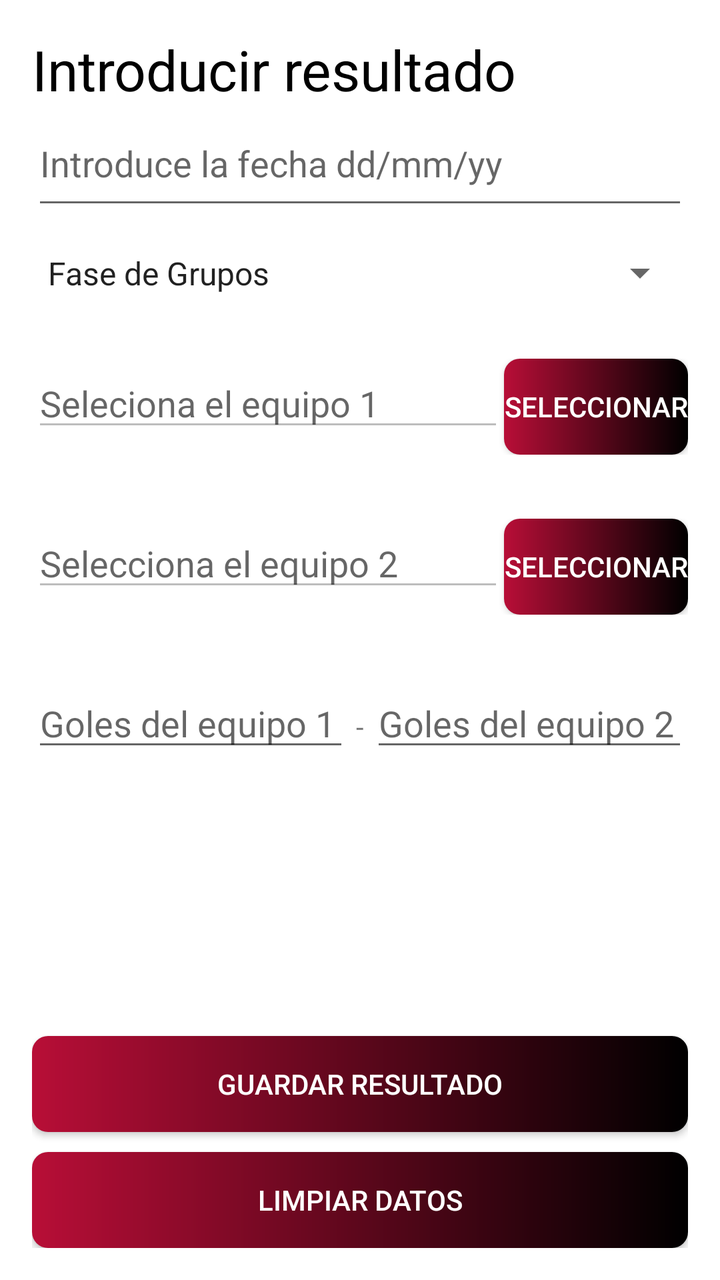
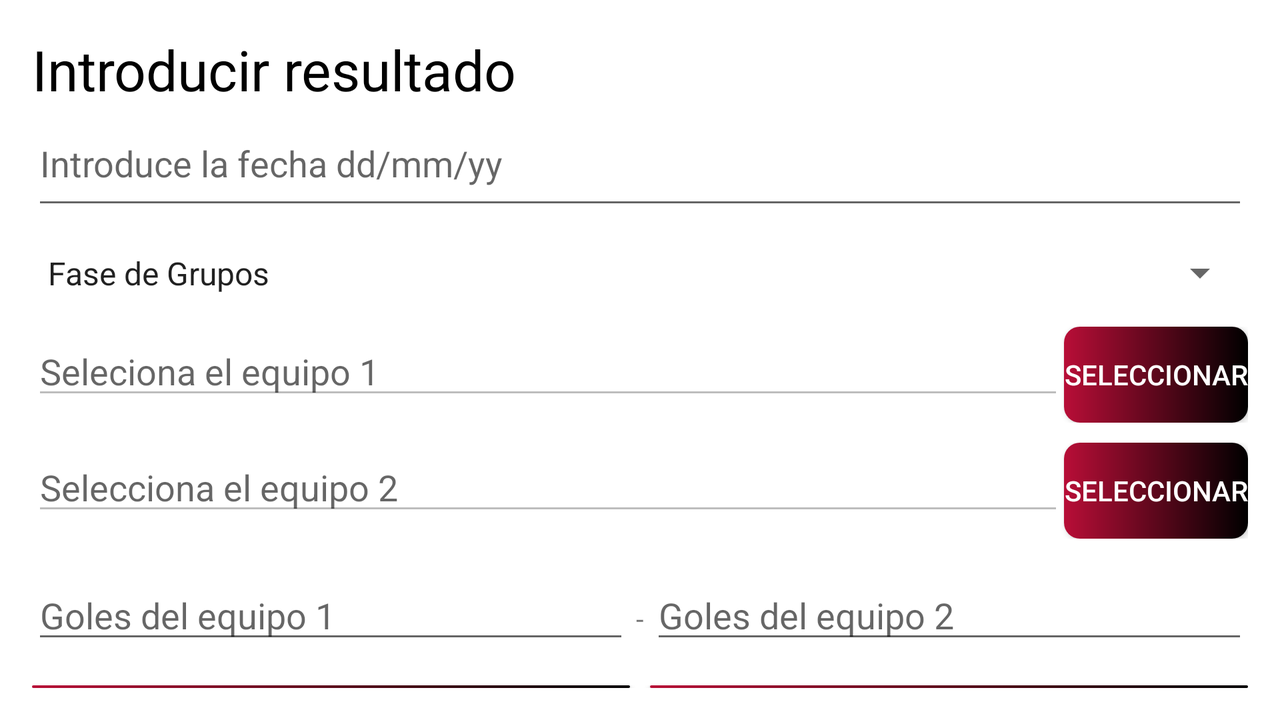

One screen, two layout resources from the same app: the default and the repository's alternative for another configuration. Each is rendered where Android would select it; the XML of both is given below.
<!-- AndroidManifest.xml: application theme Theme.EvaluacionT1_DFL -->
<!-- res/layout/activity_registro_resultado.xml -->
<?xml version="1.0" encoding="utf-8"?>
<RelativeLayout xmlns:android="http://schemas.android.com/apk/res/android"
    xmlns:app="http://schemas.android.com/apk/res-auto"
    xmlns:tools="http://schemas.android.com/tools"
    android:layout_width="match_parent"
    android:layout_height="match_parent"
    android:padding="@dimen/margen"
    tools:context=".RegistroResultado">


    <TextView
        android:id="@+id/titulo"
        android:layout_width="match_parent"
        android:layout_height="wrap_content"
        android:text="@string/introducir"
        android:textColor="@color/black"
        android:textSize="@dimen/txt_view" />

    <EditText
        android:id="@+id/fecha"
        android:layout_width="match_parent"
        android:layout_height="wrap_content"
        android:hint="@string/hint_fecha"
        android:paddingVertical="@dimen/margen"
        android:layout_below="@+id/titulo"
        android:inputType="datetime"/>

    <Spinner
        android:id="@+id/fase1"
        android:layout_width="match_parent"
        android:layout_height="wrap_content"
        android:entries="@array/fases"
        android:paddingVertical="@dimen/margen"
        android:layout_below="@+id/fecha"/>

    <LinearLayout
        android:id="@+id/liner1"
        android:layout_width="match_parent"
        android:layout_height="wrap_content"
        android:layout_below="@id/fase1"
        android:paddingVertical="@dimen/margen"
        >

        <EditText
            android:id="@+id/primerEquipo"
            android:layout_width="0dp"
            android:layout_height="wrap_content"
            android:layout_weight="1"
            android:hint="@string/hint_equipo1"
            android:enabled="false"
            />

        <androidx.appcompat.widget.AppCompatButton
            android:id="@+id/btnSeleccionar1"
            android:layout_width="wrap_content"
            android:layout_height="wrap_content"
            android:text="@string/btn_Seleccionar"
            android:textColor="@color/white"
            android:background="@drawable/bg"

            />

    </LinearLayout>


    <LinearLayout
        android:id="@+id/liner2"
        android:layout_width="match_parent"
        android:layout_height="wrap_content"
        android:layout_below="@id/liner1"
        android:paddingVertical="@dimen/margen"
        >

        <EditText
            android:id="@+id/segundoEquipo"
            android:layout_width="0dp"
            android:layout_height="wrap_content"
            android:layout_weight="1"
            android:hint="@string/hint_equipo2"
            android:enabled="false"
            />

        <androidx.appcompat.widget.AppCompatButton
            android:id="@+id/btnSeleccionar2"
            android:layout_width="wrap_content"
            android:layout_height="wrap_content"
            android:text="@string/btn_Seleccionar"
            android:textColor="@color/white"
            android:background="@drawable/bg"
            />

    </LinearLayout>


    <LinearLayout
        android:id="@+id/goles"
        android:layout_width="match_parent"
        android:layout_height="wrap_content"
        android:layout_below="@id/liner2"
        android:paddingVertical="@dimen/margen"
        >


        <EditText
            android:id="@+id/golesEquipo1"
            android:layout_width="fill_parent"
            android:layout_height="wrap_content"
            android:layout_weight="1"
            android:hint="@string/hint_goles1"
            android:inputType="number"
            />

        <TextView
            android:layout_width="wrap_content"
            android:layout_height="wrap_content"
            android:text="@string/separacion_goles"/>

        <EditText
            android:id="@+id/golesEquipo2"
            android:layout_width="fill_parent"
            android:layout_height="wrap_content"
            android:layout_weight="1"
            android:hint="@string/hint_goles2"
            android:inputType="number"
            />

    </LinearLayout>


    <androidx.appcompat.widget.AppCompatButton
        android:id="@+id/btnGuardar"
        android:layout_width="match_parent"
        android:layout_height="wrap_content"
        android:text="@string/btn_guardar"
        android:textColor="@color/white"
        android:background="@drawable/bg"
        android:layout_above="@+id/btnLimpiar"
        />

    <androidx.appcompat.widget.AppCompatButton
        android:id="@+id/btnLimpiar"
        android:layout_width="match_parent"
        android:layout_height="wrap_content"
        android:text="@string/btn_limpiar"
        android:textColor="@color/white"
        android:background="@drawable/bg"
        android:layout_marginTop="10dp"
        android:layout_alignParentBottom="true"/>



</RelativeLayout>
<!-- resources referenced by this layout -->
<resources>
  <string-array name="fases">Fases&gt;
          <item>Fase de Grupos</item>
          <item>Octavos</item>
          <item>Cuartos</item>
          <item>Semifinales</item>
          <item>Tercer Puesto</item>
          <item>Final</item>
      </string-array>
  <color name="black">#FF000000</color>
  <color name="white">#FFFFFFFF</color>
  <dimen name="margen">16dp</dimen>
  <dimen name="txt_view">28sp</dimen>
  <!-- drawable bg (drawable) -->
  <?xml version="1.0" encoding="utf-8"?>
  <shape xmlns:android="http://schemas.android.com/apk/res/android">
      <gradient android:startColor="#B80E37"
          android:endColor="#FF000000"
          android:angle="0"/>
  
      <corners android:radius="8dp"/>
  </shape>
  <string name="btn_Seleccionar">Seleccionar</string>
  <string name="btn_guardar">GUARDAR RESULTADO</string>
  <string name="btn_limpiar">LIMPIAR DATOS</string>
  <string name="hint_equipo1">Seleciona el equipo 1</string>
  <string name="hint_equipo2">Selecciona el equipo 2</string>
  <string name="hint_fecha">Introduce la fecha dd/mm/yy</string>
  <string name="hint_goles1">Goles del equipo 1</string>
  <string name="hint_goles2">Goles del equipo 2</string>
  <string name="introducir">Introducir resultado</string>
  <string name="separacion_goles">" - "</string>
  <style name="Theme.EvaluacionT1_DFL" parent="Theme.MaterialComponents.DayNight.NoActionBar">
          
          <item name="colorPrimary">@color/purple_500</item>
          <item name="colorPrimaryVariant">@color/purple_700</item>
          <item name="colorOnPrimary">@color/white</item>
          
          <item name="colorSecondary">@color/teal_200</item>
          <item name="colorSecondaryVariant">@color/teal_700</item>
          <item name="colorOnSecondary">@color/black</item>
          
          <item name="android:statusBarColor">@color/redQtar</item>
          
      </style>
  <color name="purple_500">#FF6200EE</color>
  <color name="purple_700">#FF3700B3</color>
  <color name="teal_200">#FF03DAC5</color>
  <color name="teal_700">#FF018786</color>
  <color name="redQtar">#B80E37</color>
</resources>
<!-- res/layout-land/activity_registro_resultado.xml (the repository's variant of the layout above) -->
<!-- drawn on the phone turned sideways -->
<?xml version="1.0" encoding="utf-8"?>
<RelativeLayout xmlns:android="http://schemas.android.com/apk/res/android"
    xmlns:app="http://schemas.android.com/apk/res-auto"
    xmlns:tools="http://schemas.android.com/tools"
    android:layout_width="match_parent"
    android:layout_height="match_parent"
    android:padding="@dimen/margen"
    tools:context=".RegistroResultado">


    <TextView
        android:id="@+id/titulo"
        android:layout_width="match_parent"
        android:layout_height="wrap_content"
        android:text="@string/introducir"
        android:textColor="@color/black"
        android:textSize="@dimen/txt_view"
        />

    <EditText
        android:id="@+id/fecha"
        android:layout_width="match_parent"
        android:layout_height="wrap_content"
        android:hint="@string/hint_fecha"
        android:paddingVertical="@dimen/margen"
        android:layout_below="@+id/titulo"
        android:inputType="datetime"/>

    <Spinner
        android:id="@+id/fase1"
        android:layout_width="match_parent"
        android:layout_height="wrap_content"
        android:entries="@array/fases"
        android:paddingVertical="@dimen/margen"
        android:layout_below="@+id/fecha"/>

    <LinearLayout
        android:id="@+id/liner1"
        android:layout_width="match_parent"
        android:layout_height="wrap_content"
        android:layout_below="@id/fase1"
        android:layout_marginBottom="5dp"

        >

        <EditText
            android:id="@+id/primerEquipo"
            android:layout_width="0dp"
            android:layout_height="wrap_content"
            android:layout_weight="1"
            android:hint="@string/hint_equipo1"
            android:enabled="false"
            />

        <androidx.appcompat.widget.AppCompatButton
            android:id="@+id/btnSeleccionar1"
            android:layout_width="wrap_content"
            android:layout_height="wrap_content"
            android:text="@string/btn_Seleccionar"
            android:textColor="@color/white"
            android:background="@drawable/bg"

            />

    </LinearLayout>


    <LinearLayout
        android:id="@+id/liner2"
        android:layout_width="match_parent"
        android:layout_height="wrap_content"
        android:layout_below="@id/liner1"
        android:layout_marginTop="5dp"

        >

        <EditText
            android:id="@+id/segundoEquipo"
            android:layout_width="0dp"
            android:layout_height="wrap_content"
            android:layout_weight="1"
            android:hint="@string/hint_equipo2"
            android:enabled="false"
            />

        <androidx.appcompat.widget.AppCompatButton
            android:id="@+id/btnSeleccionar2"
            android:layout_width="wrap_content"
            android:layout_height="wrap_content"
            android:text="@string/btn_Seleccionar"
            android:textColor="@color/white"
            android:background="@drawable/bg"
            />

    </LinearLayout>


    <LinearLayout
        android:id="@+id/goles"
        android:layout_width="match_parent"
        android:layout_height="wrap_content"
        android:layout_below="@id/liner2"
        android:paddingVertical="@dimen/margen"
        >


        <EditText
            android:id="@+id/golesEquipo1"
            android:layout_width="fill_parent"
            android:layout_height="wrap_content"
            android:layout_weight="1"
            android:hint="@string/hint_goles1"
            android:inputType="number"
            />

        <TextView
            android:layout_width="wrap_content"
            android:layout_height="wrap_content"
            android:text="@string/separacion_goles"/>

        <EditText
            android:id="@+id/golesEquipo2"
            android:layout_width="fill_parent"
            android:layout_height="wrap_content"
            android:layout_weight="1"
            android:hint="@string/hint_goles2"
            android:inputType="number"
            />

    </LinearLayout>


    <LinearLayout
        android:id="@+id/linerBtn"
        android:layout_width="match_parent"
        android:layout_height="wrap_content"
        android:layout_below="@id/goles"
        >

        <androidx.appcompat.widget.AppCompatButton
            android:id="@+id/btnGuardar"
            android:layout_width="match_parent"
            android:layout_height="wrap_content"
            android:text="@string/btn_guardar"
            android:textColor="@color/white"
            android:background="@drawable/bg"
            android:layout_marginRight="5dp"
            android:layout_weight="1"
            />

        <androidx.appcompat.widget.AppCompatButton
            android:id="@+id/btnLimpiar"
            android:layout_width="match_parent"
            android:layout_height="wrap_content"
            android:text="@string/btn_limpiar"
            android:textColor="@color/white"
            android:background="@drawable/bg"
            android:layout_marginLeft="5dp"
            android:layout_weight="1"/>

    </LinearLayout>


</RelativeLayout>
